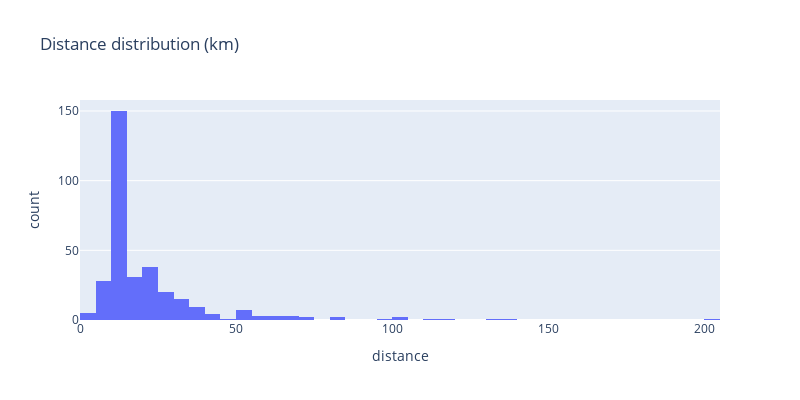

Notebook code for this chart:
### Markdown cell above
#### Distance distribution (km)

Check the average lenght of a ride.

### Code cell
# Plot the histogram
fig = px.histogram(filtered_data, x='distance', title="Distance distribution (km)", width=CHART_WIDTH, height=CHART_HEIGHT)
fig.show()

### Figure 1 — Plotly figure (JSON) as saved in the notebook; plotly's stock layout.template omitted (floating-point values rounded to 4 significant figures; data arrays with more than 128 entries replaced by an {"elided": "..."} marker saying what was removed)
{"data": [{"alignmentgroup": "True", "bingroup": "x", "hovertemplate": "distance=%{x}<br>count=%{y}<extra></extra>", "legendgroup": "", "marker": {"color": "#636efa", "pattern": {"shape": ""}}, "name": "", "offsetgroup": "", "orientation": "v", "showlegend": false, "type": "histogram", "x": {"elided": "1945 float values"}, "xaxis": "x", "yaxis": "y"}], "layout": {"barmode": "relative", "height": 400, "legend": {"tracegroupgap": 0}, "title": {"text": "Distance distribution (km)"}, "width": 800, "xaxis": {"anchor": "y", "domain": [0, 1], "title": {"text": "distance"}}, "yaxis": {"anchor": "x", "domain": [0, 1], "title": {"text": "count"}}}}
